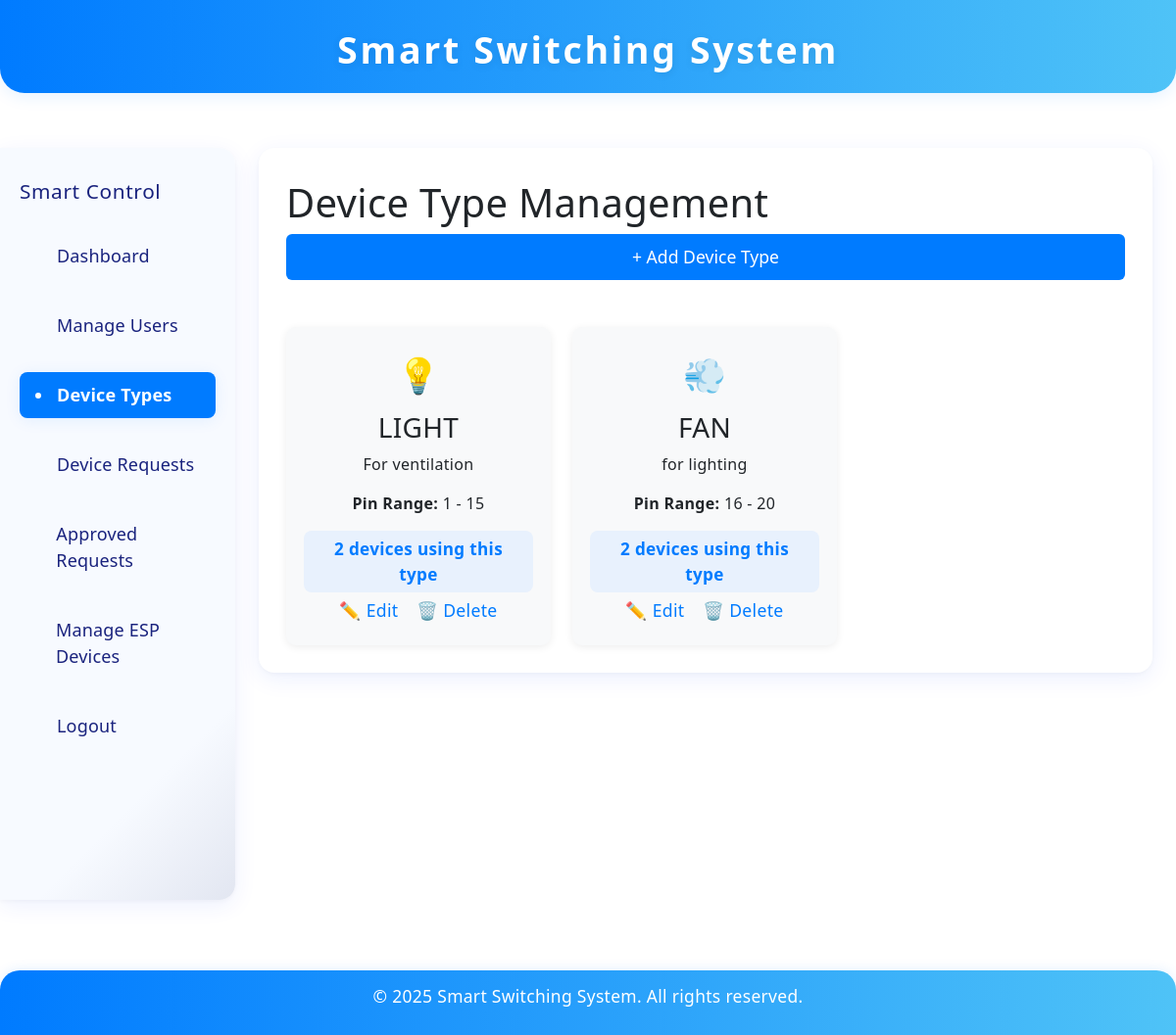
The app's page /device-types/ with its own data.
### main/models.py (models this page shows, shortened)
class DeviceType(models.Model):
    ICON_CHOICES = [
        ('💡', 'Light'),
        ('💨', 'Fan'),
        ('🔌', 'Smart Plug'),
        ('🌡️', 'Thermostat'),
    ]
    name = models.CharField(max_length=100, unique=True)
    icon = models.CharField(max_length=5, choices=ICON_CHOICES)
    description = models.TextField(blank=True)
    is_approved = models.BooleanField(default=False)
    pin_range_start = models.PositiveIntegerField(default=0)
    pin_range_end = models.PositiveIntegerField(default=0)

### main/views.py (the view)
# urls.py: path('device-types/', views.device_type_view, name='device_types'),
def device_type_view(request):
    device_types = DeviceType.objects.all()
    if request.method == 'POST':
        form = DeviceTypeForm(request.POST)
        if form.is_valid():
            form.save()
            return redirect('device_types')
    else:
        form = DeviceTypeForm()
    return render(request, 'device_types.html', {'device_types': device_types, 'form': form})

### templates/device_types.html (shortened to what this page needs)
{% extends "base_dashboard.html" %}
{% load static %}
{% block extra_head %}
  <link rel="stylesheet" href="{% static 'css/manage_devices.css' %}">
{% endblock %}
{% block content %}
  <h1>Device Type Management</h1>
  <button class="add-device-btn" onclick="document.getElementById('modal').style.display='block'">+ Add Device Type</button>
  {% if device_types %}
  <div class="device-grid">
    {% for device in device_types %}
<div class="device-card">
  <div style="font-size: 2.2rem;">{{ device.icon }}</div>
  <h3>{{ device.name }}</h3>
  <p>{{ device.description }}</p>
  <p><strong>Pin Range:</strong> {{ device.pin_range_start }} - {{ device.pin_range_end }}</p>
  <div style="margin: 15px 0 5px 0;">
    <span style="display: inline-block; background: #e8f1fd; color: #007bff; font-weight: 600; border-radius: 8px; padding: 6px 16px; font-size: 1.07rem;">
      {{ device.device_set.count }} device{{ device.device_set.count|pluralize }} using this type
    </span>
  </div>
  <a href="{% url 'edit_device_type' device.id %}">✏️ Edit</a>
  <a href="{% url 'delete_device_type' device.id %}">🗑️ Delete</a>
</div>
    {% endfor %}
  </div>
  {% else %}
  <p>No device types added yet.</p>
  {% endif %}
{% endblock %}

### static/css/base_dashboard.css (style rules this page uses)
body { font-family: 'Segoe UI', Arial, sans-serif; margin: 0; background-color: #f5f7fa; color: #222; min-height: 100vh; letter-spacing: 0.02em; }

### static/css/manage_devices.css (style rules this page uses)
.add-device-btn { background: #007bff; color: #fff; border: none; padding: 10px 22px; border-radius: 6px; font-size: 1.1rem; margin-bottom: 18px; cursor: pointer; }
.device-grid { display: flex; flex-wrap: wrap; gap: 22px; margin-top: 30px; }
.device-card { background: #f8f9fa; border-radius: 10px; box-shadow: 0 2px 8px rgba(0, 0, 0, 0.07); padding: 22px 18px; width: 270px; text-align: center; }
.device-card h3 { margin: 12px 0 8px 0; }
.device-card a { margin: 0 7px; text-decoration: none; color: #007bff; font-size: 1.1rem; }

### records on screen
DeviceType: icon "💡", name "LIGHT", description "For ventilation", pin_range_start "1", pin_range_end "15", device_set.count "2"
DeviceType: icon "💨", name "FAN", description "for lighting", pin_range_start "16", pin_range_end "20", device_set.count "2"
